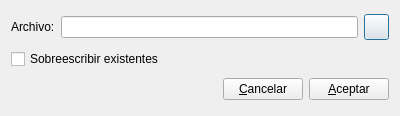
<?xml version="1.0" encoding="UTF-8"?>
<ui version="4.0">
 <class>impor_externos_csv</class>
 <widget class="QDialog" name="impor_externos_csv">
  <property name="geometry">
   <rect>
    <x>0</x>
    <y>0</y>
    <width>400</width>
    <height>116</height>
   </rect>
  </property>
  <property name="windowTitle">
   <string>Importar Externos CSV</string>
  </property>
  <layout class="QVBoxLayout" name="verticalLayout">
   <item>
    <layout class="QHBoxLayout" name="horizontalLayout">
     <item>
      <widget class="QLabel" name="label">
       <property name="text">
        <string>Archivo:</string>
       </property>
      </widget>
     </item>
     <item>
      <widget class="QLineEdit" name="ruta_lineEdit"/>
     </item>
     <item>
      <widget class="QPushButton" name="busca_pushButton">
       <property name="minimumSize">
        <size>
         <width>25</width>
         <height>26</height>
        </size>
       </property>
       <property name="maximumSize">
        <size>
         <width>25</width>
         <height>25</height>
        </size>
       </property>
       <property name="toolTip">
        <string>Cargar fichero documento</string>
       </property>
       <property name="text">
        <string/>
       </property>
       <property name="icon">
        <iconset resource="keme.qrc">
         <normaloff>:/iconos/graf/viewer.xpm</normaloff>:/iconos/graf/viewer.xpm</iconset>
       </property>
      </widget>
     </item>
    </layout>
   </item>
   <item>
    <widget class="QCheckBox" name="sobreescribe_checkBox">
     <property name="text">
      <string>Sobreescribir existentes</string>
     </property>
    </widget>
   </item>
   <item>
    <layout class="QHBoxLayout" name="horizontalLayout_2">
     <item>
      <spacer name="horizontalSpacer">
       <property name="orientation">
        <enum>Qt::Horizontal</enum>
       </property>
       <property name="sizeHint" stdset="0">
        <size>
         <width>40</width>
         <height>20</height>
        </size>
       </property>
      </spacer>
     </item>
     <item>
      <widget class="QPushButton" name="cancelar_pushButton">
       <property name="text">
        <string>&amp;Cancelar</string>
       </property>
       <property name="icon">
        <iconset resource="keme.qrc">
         <normaloff>:/iconos/graf/borrar.png</normaloff>:/iconos/graf/borrar.png</iconset>
       </property>
      </widget>
     </item>
     <item>
      <widget class="QPushButton" name="aceptar_pushButton">
       <property name="text">
        <string>&amp;Aceptar</string>
       </property>
       <property name="icon">
        <iconset resource="keme.qrc">
         <normaloff>:/iconos/graf/check2.png</normaloff>:/iconos/graf/check2.png</iconset>
       </property>
      </widget>
     </item>
    </layout>
   </item>
  </layout>
 </widget>
 <resources>
  <include location="keme.qrc"/>
 </resources>
 <connections>
  <connection>
   <sender>cancelar_pushButton</sender>
   <signal>clicked()</signal>
   <receiver>impor_externos_csv</receiver>
   <slot>reject()</slot>
   <hints>
    <hint type="sourcelabel">
     <x>241</x>
     <y>120</y>
    </hint>
    <hint type="destinationlabel">
     <x>181</x>
     <y>60</y>
    </hint>
   </hints>
  </connection>
 </connections>
</ui>
